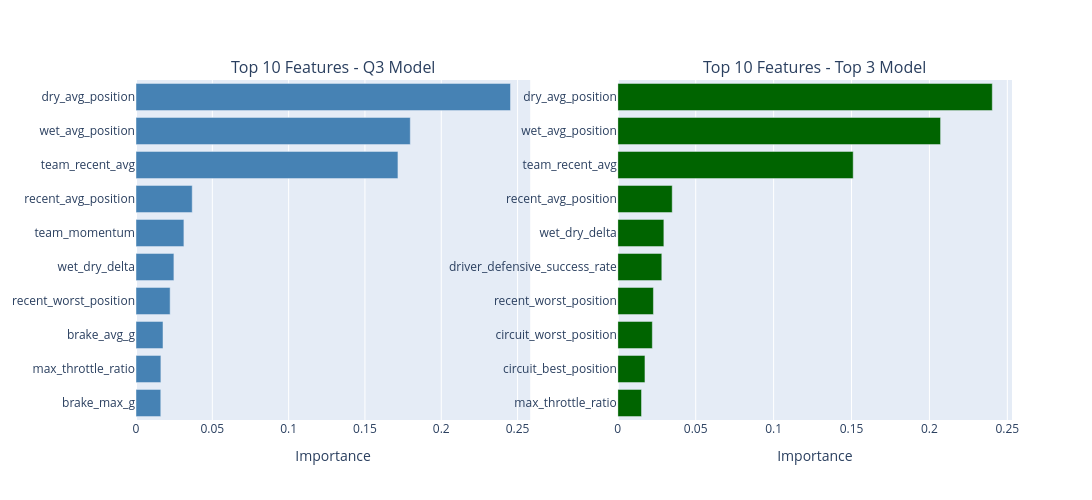

Here is the notebook cell this chart was saved with:
### Markdown cell above
### 7.3 Feature Importance Comparison

### Code cell
import plotly.graph_objs as go
from plotly.subplots import make_subplots

# Extract top 10 features
top10_q3 = results_q3['importance'].head(10)
top10_top3 = results_top3['importance'].head(10)

# Create subplot layout
fig = make_subplots(
    rows=1, cols=2,
    subplot_titles=[
        "Top 10 Features - Q3 Model",
        "Top 10 Features - Top 3 Model"
    ]
)

# -----------------------------------------
# 1. Q3 model feature importance
# -----------------------------------------
fig.add_trace(
    go.Bar(
        x=top10_q3['importance'],
        y=top10_q3['feature'],
        orientation='h',
        marker_color='steelblue'
    ),
    row=1, col=1
)

fig.update_yaxes(autorange="reversed", row=1, col=1)
fig.update_xaxes(title="Importance", row=1, col=1)

# -----------------------------------------
# 2. Top 3 model feature importance
# -----------------------------------------
fig.add_trace(
    go.Bar(
        x=top10_top3['importance'],
        y=top10_top3['feature'],
        orientation='h',
        marker_color='darkgreen'
    ),
    row=1, col=2
)

fig.update_yaxes(autorange="reversed", row=1, col=2)
fig.update_xaxes(title="Importance", row=1, col=2)

# -----------------------------------------
# Layout
# -----------------------------------------
fig.update_layout(
    height=500,
    width=1500,
    showlegend=False,
    margin=dict(t=80)
)

fig.show()

### Figure 1 — Plotly figure (JSON) as saved in the notebook; plotly's stock layout.template omitted (floating-point values rounded to 4 significant figures)
{"data": [{"marker": {"color": "steelblue"}, "orientation": "h", "type": "bar", "x": [0.2454, 0.1797, 0.1716, 0.03684, 0.03138, 0.02483, 0.02237, 0.01769, 0.0163, 0.01623], "xaxis": "x", "y": ["dry_avg_position", "wet_avg_position", "team_recent_avg", "recent_avg_position", "team_momentum", "wet_dry_delta", "recent_worst_position", "brake_avg_g", "max_throttle_ratio", "brake_max_g"], "yaxis": "y"}, {"marker": {"color": "darkgreen"}, "orientation": "h", "type": "bar", "x": [0.2403, 0.2071, 0.1511, 0.03492, 0.02957, 0.02825, 0.02287, 0.02216, 0.01743, 0.01522], "xaxis": "x2", "y": ["dry_avg_position", "wet_avg_position", "team_recent_avg", "recent_avg_position", "wet_dry_delta", "driver_defensive_success_rate", "recent_worst_position", "circuit_worst_position", "circuit_best_position", "max_throttle_ratio"], "yaxis": "y2"}], "layout": {"annotations": [{"font": {"size": 16}, "showarrow": false, "text": "Top 10 Features - Q3 Model", "x": 0.225, "xanchor": "center", "xref": "paper", "y": 1, "yanchor": "bottom", "yref": "paper"}, {"font": {"size": 16}, "showarrow": false, "text": "Top 10 Features - Top 3 Model", "x": 0.775, "xanchor": "center", "xref": "paper", "y": 1, "yanchor": "bottom", "yref": "paper"}], "height": 500, "margin": {"t": 80}, "showlegend": false, "width": 1500, "xaxis": {"anchor": "y", "domain": [0, 0.45], "title": {"text": "Importance"}}, "xaxis2": {"anchor": "y2", "domain": [0.55, 1], "title": {"text": "Importance"}}, "yaxis": {"anchor": "x", "autorange": "reversed", "domain": [0, 1]}, "yaxis2": {"anchor": "x2", "autorange": "reversed", "domain": [0, 1]}}}
